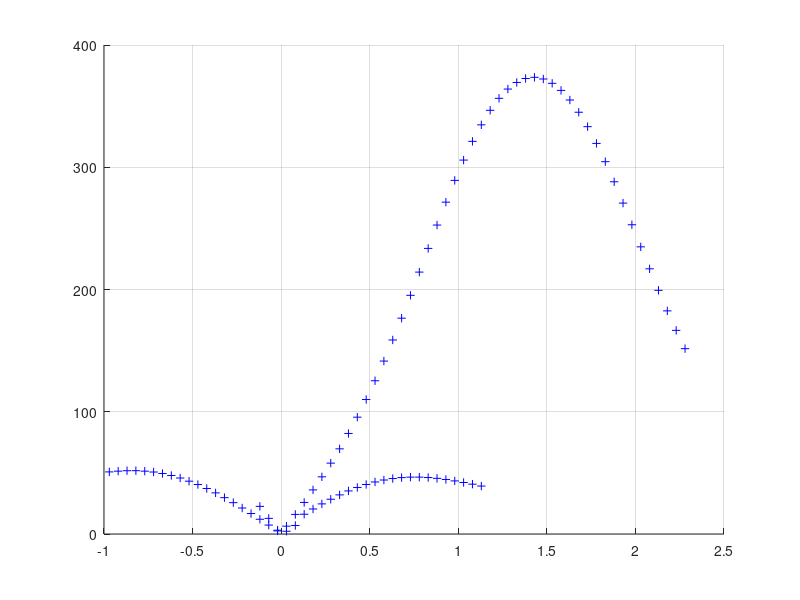

The MATLAB script that drew this image:


x= [-2.5 -2 -1.5 -1 -.5 0 0.5 1 1.5 2 2.5 3 3.5 4 4.5 5 5.5 6 6.5 7 7.5 8 8.5 9 9.5 10 10.5 11 11.5 12 12.5 13 13.5 14 14.5 15 15.5 16 16.5 17 17.5 18 18.5 19 19.5 20 20.5 21 21.5];
BB=[11.3 6.39 1.55 3.22 8.01 12.91 18.04 23.38 28.98 34.83 41.12 47.79 55 62.68 70.73 79.36 88.27 97.62 107.12 116.81 126.36 135.73 144.63 152.93 160.59 167.34 173.29 178.19 181.98...
        184.68 186.3 186.79 186.1 184.33 181.43 177.5 172.5 166.6 159.75 152.28 144.06 135.34 126.48 117.45 108.46 99.66 91.26 83.29 75.8];                                                                                                                                                                                                                                        

x=(x+1.3)/10;

hold on
plot (x,2*BB,'+b')
grid on


x= [0.5 1 1.5 2 2.5 3 3.5 4 4.5 5 5.5 6 6.5 7 7.5 8 8.5 9 9.5 10 10.5 11 11.5 12 12.5 13 13.5 14 14.5 15 15.5 16 16.5 17 17.5 18 18.5 19 19.5 20 20.5 21 21.5];
BB=[39.22 40.77 42.14 43.44 44.61 45.53 46.19 46.52 46.52 46.14 45.35 44.16 42.57 40.5 38.06 35.23 32.0 28.43 24.63 20.47 16.18 6.97 2.26...
        2.53 7.3 12.06 16.75 21.26 25.64 29.74 33.64 37.2 40.46 43.2 45.8 47.86 49.5 50.7 51.4 51.8 51.77 51.4 50.8];

x=(x-11.8)/10;

plot (-1*x,BB,'+b')
grid on
hold off


